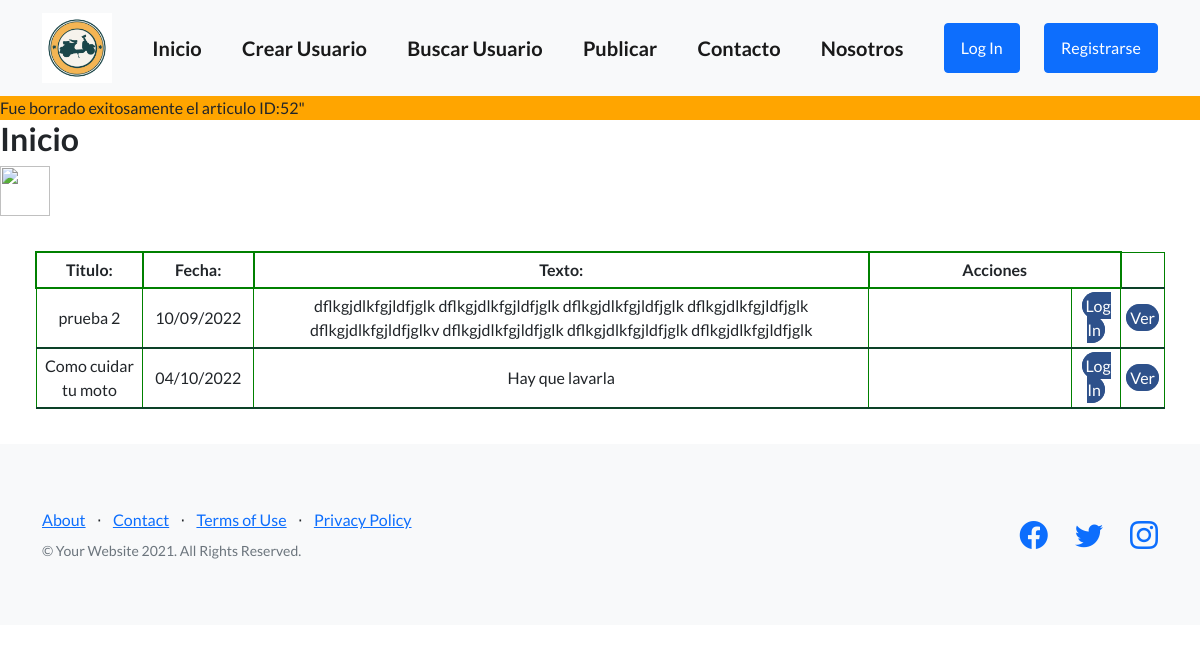
Page /?borrado=52 on the committed database.
### appUsuario/models.py (models this page shows, shortened)
class Articulo(models.Model):
    titulo = models.CharField(max_length=64)
    fecha_publicada = models.DateField()
    texto = models.TextField(max_length=1000)

### appUsuario/views.py (the view)
# urls.py: path('', views.inicio, name="inicio"),
def inicio(request):
    articulos = Articulo.objects.all()
    contexto = {"articulos": articulos}
    borrado = request.GET.get('borrado', None)
    contexto['borrado'] = borrado
    return render(request, 'appUsuario/index.html', contexto)

### appUsuario/templates/appUsuario/index.html (shortened to what this page needs)
{%extends "appUsuario/template_basico.html"%}
{%block bloque_base%}
{%if borrado%}
<div style = "background-color: orange ;"> Fue borrado exitosamente el articulo ID:{{borrado}}" </div>
{%endif%}
<h2>Inicio </h2>
<img src="{{ user.avatar.imagen.url }}" width="50" height="50"  />
{%if articulos%}
<div class="mostrar-tabla">
    <table class="coder-table">
        <tbody>
            <tr>
                <th class="titulo">
                    Titulo:
                </th>
                <th class="fecha">
                    Fecha:
                </th>
                <th class="texto">
                    Texto:
                </th class="acciones">
                <th colspan="2">
                    Acciones
                </th>
            </tr>
            {%for articulo in articulos%}
                <tr>
                    <td class="titulo">
                        {{articulo.titulo}}
                    </td>
                    <td class="fecha">
                        {{articulo.fecha_publicada|date:"SHORT_DATE_FORMAT"}}
                    </td>
                    <td class="texto">
                        {{articulo.texto}}
                    </td>
                    <td class="image">
                    </td>
                    {% if user.is_staff %}
                    <td><a class="btn-acciones-articulos" href="{%url 'editar_articulo' articulo.id %}">Editar</a>
                    <a class="btn-acciones-articulos" href="{% url 'eliminar_articulo' articulo.id %}">Eliminar</a></td>
                    {%else%}
                    <td><a class="btn-acciones-articulos" href="{% url 'Login'%}">Log In</a></td>
                    {% endif%}
                    <td class="td-btn-acciones"><a class="btn-acciones-articulos" href="{% url 'ver_articulo' articulo.id %}">Ver</a></td>
                </tr>
            {%endfor%}
        </tbody>
    </table>
</div>
{%else%}
<h3>No hay articulos!!</h2>
{%endif%}
{%endblock bloque_base%}

### appUsuario/templates/appUsuario/index.html (style rules this page uses)
.mostrar-tabla { margin: 35px; }
tr,td { border: 1px solid green; padding: 5px; text-align: center; width: 100%; }
th { border:2px solid green; padding: 5px; text-align: center; }
.btn-acciones-articulos { border: 1px solid #2e518b; padding: 3px; background-color: #2e518b; color: #ffffff; text-decoration: none; text-transform: capitalize; ; border-radius: 20px; }
.titulo { width: 10%; height: auto; }
.fecha { width: 10%; height: auto; }
.texto { width: 60%; height: auto; }
.td-btn-acciones { width: 10%; height: auto; }

### rows in the picture
Articulo: titulo "prueba 2", fecha_publicada "10/09/2022", texto "dflkgjdlkfgjldfjglk dflkgjdlkfgjldfjglk dflkgjdlkfgjldfjglk dflkgjdlkfgjldfjglk dflkgjdlkfgjldfjglkv dflkgjdlkfgjldfjglk dflkgjdlkfgjldfjglk dflkgjdlkfgjldfjglk"
Articulo: titulo "Como cuidar tu moto", fecha_publicada "04/10/2022", texto "Hay que lavarla"

### other values in the picture
{{ borrado }} "52"
